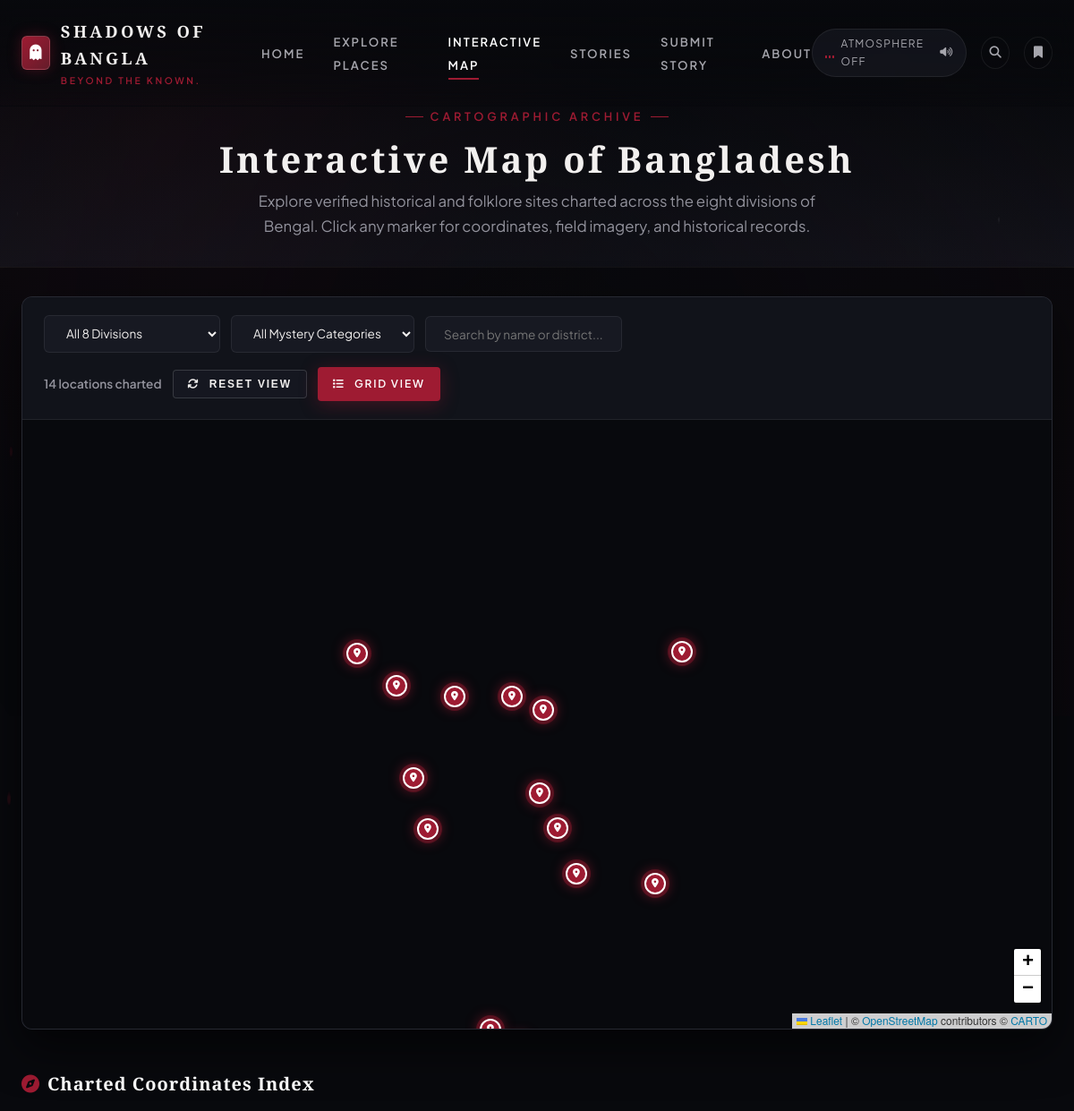
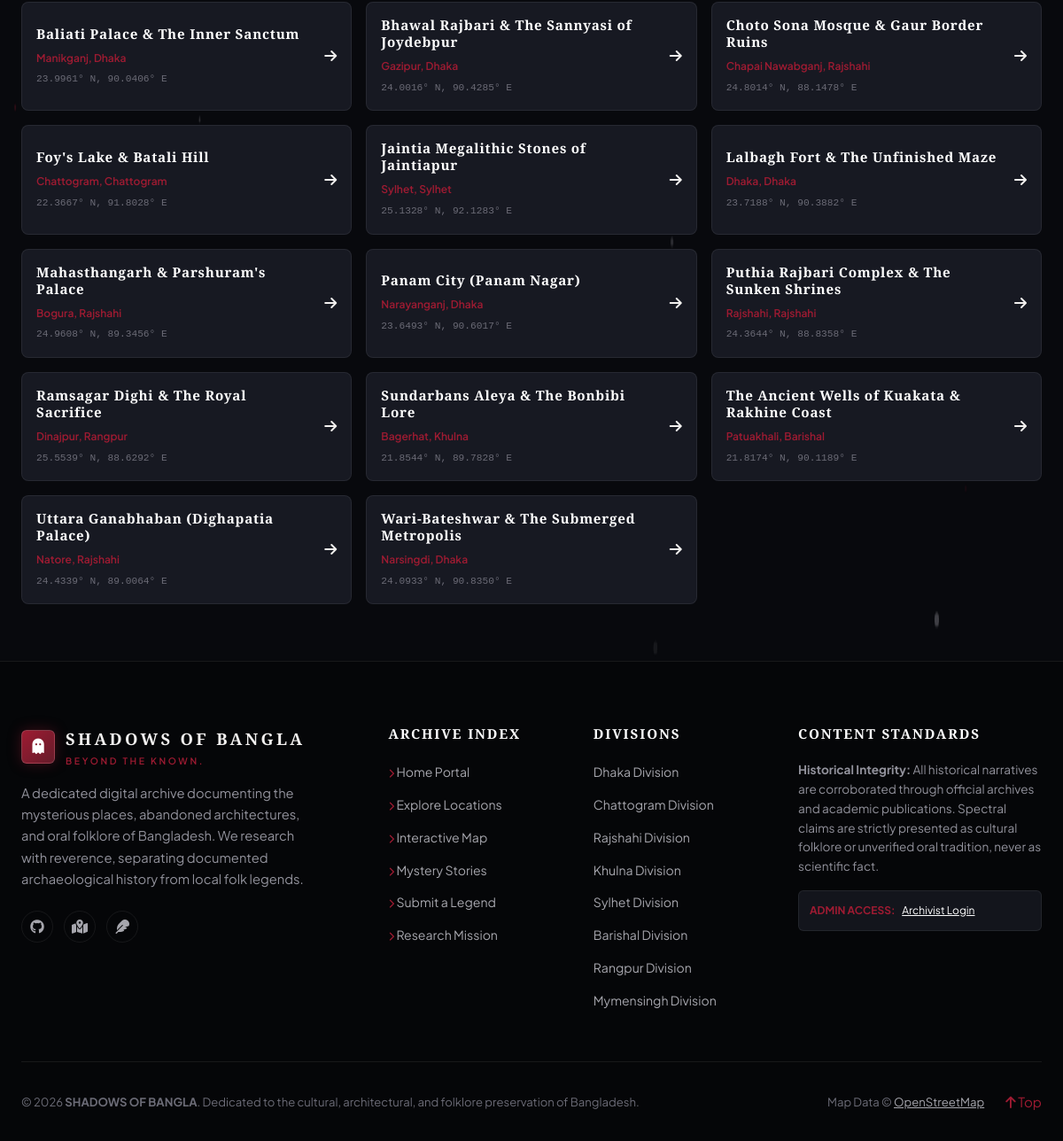
/map.php, run on the app's committed database (2 pictures, top to bottom).
### tables this page shows
CREATE TABLE `places` (
  `id` INT UNSIGNED NOT NULL AUTO_INCREMENT,
  `name` VARCHAR(150) NOT NULL,
  `slug` VARCHAR(160) NOT NULL UNIQUE,
  `summary` VARCHAR(350) NOT NULL,
  `description` TEXT NOT NULL,
  `division` VARCHAR(50) NOT NULL,
  `district` VARCHAR(50) NOT NULL,
  `address` VARCHAR(255) DEFAULT NULL,
  `latitude` DECIMAL(10, 7) NOT NULL,
  `longitude` DECIMAL(10, 7) NOT NULL,
  `cover_image` VARCHAR(255) NOT NULL,
  `historical_background` LONGTEXT NOT NULL,
  `local_legends` LONGTEXT NOT NULL,
  `paranormal_claims` LONGTEXT DEFAULT NULL,
  `why_mysterious` LONGTEXT DEFAULT NULL,
  `category_id` INT UNSIGNED NOT NULL,
  `verification_status` ENUM('VERIFIED HISTORY', 'LOCAL FOLKLORE', 'UNVERIFIED LEGEND') NOT NULL DEFAULT 'LOCAL FOLKLORE',
  `sources` TEXT DEFAULT NULL,
  `is_featured` TINYINT(1) NOT NULL DEFAULT 0,
  `views_count` INT UNSIGNED NOT NULL DEFAULT 0,
  `created_at` TIMESTAMP NOT NULL DEFAULT CURRENT_TIMESTAMP,
  `updated_at` TIMESTAMP NOT NULL DEFAULT CURRENT_TIMESTAMP ON UPDATE CURRENT_TIMESTAMP,
  PRIMARY KEY (`id`),
  INDEX `idx_division` (`division`),
  INDEX `idx_district` (`district`),
  INDEX `idx_category` (`category_id`),
  INDEX `idx_featured` (`is_featured`),
  CONSTRAINT `fk_places_category` FOREIGN KEY (`category_id`) REFERENCES `categories` (`id`) ON DELETE RESTRICT ON UPDATE CASCADE
);

### includes/functions.php (called while the page is built, shortened)
<?php
function e(?string $data): string {
    return htmlspecialchars((string)($data ?? ''), ENT_QUOTES, 'UTF-8');
}

### map.php (the view, shortened to what this page needs)
<?php
require_once __DIR__ . '/includes/functions.php';
$pdo = get_db_connection();
if ($pdo) {
    try {
        $stmt = $pdo->query("SELECT p.id, p.name, p.slug, p.summary, p.division, p.district, p.latitude, p.longitude, p.cover_image, p.verification_status, c.name as category_name, c.slug as category_slug, c.icon as category_icon
                             FROM places p
                             JOIN categories c ON p.category_id = c.id
                             ORDER BY p.name ASC");
        $places = $stmt->fetchAll();
    } catch (PDOException $e) {
        error_log('Map places query error: ' . $e->getMessage());
    }
}
?>
<?php require_once __DIR__ . '/includes/header.php'; ?>
<section style="padding: 7rem 0 2rem; background: linear-gradient(180deg, #050608 0%, #11131a 100%); border-bottom: 1px solid var(--border-subtle);">
    <div class="container text-center">
        <span class="section-subtitle">Cartographic Archive</span>
        <h1 class="section-title" style="font-size: 2.5rem; margin-bottom: 0.5rem;">Interactive Map of Bangladesh</h1>
        <p class="section-description">
            Explore verified historical and folklore sites charted across the eight divisions of Bengal. Click any marker for coordinates, field imagery, and historical records.
        </p>
    </div>
</section>
<section style="padding: 2rem 0 4rem;">
    <div class="container">
        <div class="map-container-box">
            <div class="map-toolbar">
                <div class="map-filters">
                    <select id="map-filter-division" class="map-select">
                        <option value="">All 8 Divisions</option>
                    </select>
                    <select id="map-filter-category" class="map-select">
                        <option value="">All Mystery Categories</option>
                    </select>
                    <input type="text" id="map-search-input" class="map-select" placeholder="Search by name or district..." style="min-width: 220px;">
                </div>
                <div style="display: flex; gap: 0.75rem; align-items: center; flex-wrap: wrap;">
                    <span id="map-markers-count" style="font-size: 0.85rem; color: var(--text-secondary); font-weight: 600;">
                        <?= count($places) ?> locations charted
                    </span>
                    <button id="map-reset-btn" class="btn btn-secondary btn-sm" title="Center on Bangladesh">
                        <i class="fa-solid fa-arrows-rotate"></i> Reset View
                    </button>
                    <a href="explore.php" class="btn btn-primary btn-sm">
                        <i class="fa-solid fa-list"></i> Grid View
                    </a>
                </div>
            </div>
            <div id="bangladesh-map" style="height: 680px;"></div>
        </div>
        <div style="margin-top: 3rem;">
            <h3 style="font-size: 1.25rem; font-family: var(--font-serif); margin-bottom: 1.25rem; color: #fff; display: flex; align-items: center; gap: 0.5rem;">
                <i class="fa-solid fa-compass" style="color: var(--accent-red);"></i> Charted Coordinates Index
            </h3>
            <div style="display: grid; grid-template-columns: repeat(auto-fill, minmax(280px, 1fr)); gap: 1rem;">
                <?php foreach ($places as $place): ?>
                    <div style="background: var(--bg-card); border: 1px solid var(--border-subtle); border-radius: 8px; padding: 1rem; display: flex; align-items: center; justify-content: space-between; gap: 1rem;">
                        <div>
                            <h4 style="font-size: 0.95rem; font-family: var(--font-serif); margin-bottom: 0.2rem;">
                                <a href="place.php?slug=<?= e($place['slug']) ?>" style="color: #fff;"><?= e($place['name']) ?></a>
                            </h4>
                            <span style="font-size: 0.75rem; color: var(--accent-red); font-weight: 600;">
                                <?= e($place['district']) ?>, <?= e($place['division']) ?>
                            </span>
                            <div style="font-size: 0.7rem; color: var(--text-muted); margin-top: 0.2rem; font-family: monospace;">
                                <?= number_format($place['latitude'], 4) ?>° N, <?= number_format($place['longitude'], 4) ?>° E
                            </div>
                        </div>
                        <a href="place.php?slug=<?= e($place['slug']) ?>" class="btn-icon" title="View Dossier">
                            <i class="fa-solid fa-arrow-right"></i>
                        </a>
                    </div>
                <?php endforeach; ?>
            </div>
        </div>
    </div>
</section>
<?php require_once __DIR__ . '/includes/footer.php'; ?>

### assets/css/style.css (style rules this page uses)
:root { --bg-primary: #08090D; --bg-secondary: #11131A; --bg-card: #171922; --bg-card-hover: #1E212D; --accent-red: #9E1B32; --accent-crimson: #651C2A; --accent-glow: rgba(158, 27, 50, 0.35); --fog-grey: #A6A6AD; --text-main: #F2F0EF; --text-secondary: #92929C; --text-muted: #6B6B76; --border-subtle: rgba(255, 255, 255, 0.07); --border-accent: rgba(158, 27, 50, 0.4); --glass-bg: rgba(23, 25, 34, 0.85); --font-serif: 'Cinzel', Georgia, serif; --font-sans: 'Plus Jakarta Sans', -apple-system, BlinkMacSystemFont, 'Segoe UI', Roboto, sans-serif; --transition-smooth: all 0.35s cubic-bezier(0.16, 1, 0.3, 1); --container-width: 1280px; }
*, *::before, *::after { box-sizing: border-box; margin: 0; padding: 0; }
html { scroll-behavior: smooth; font-size: 16px; background-color: var(--bg-primary); color: var(--text-main); text-rendering: optimizeLegibility; -webkit-font-smoothing: antialiased; }
body { font-family: var(--font-sans); background-color: var(--bg-primary); color: var(--text-main); line-height: 1.65; overflow-x: hidden; position: relative; min-height: 100vh; }
h1, h2, h3, h4, h5, h6 { font-family: var(--font-serif); color: var(--text-main); letter-spacing: 0.05em; font-weight: 700; line-height: 1.25; }
p { color: var(--text-secondary); font-size: 1rem; }
a { color: inherit; text-decoration: none; transition: var(--transition-smooth); }
.container { width: 100%; max-width: var(--container-width); margin: 0 auto; padding: 0 1.5rem; position: relative; z-index: 10; }
.text-center { text-align: center; }
.section-subtitle { font-size: 0.8rem; text-transform: uppercase; letter-spacing: 0.3em; color: var(--accent-red); margin-bottom: 0.75rem; font-weight: 600; display: inline-flex; align-items: center; gap: 0.5rem; }
.section-subtitle::before, .section-subtitle::after { content: ''; display: inline-block; width: 20px; height: 1px; background: var(--accent-red); }
.section-title { font-size: 2.25rem; letter-spacing: 0.08em; color: var(--text-main); margin-bottom: 1rem; }
.section-description { max-width: 650px; margin: 0 auto; color: var(--text-secondary); font-size: 1.05rem; }
.btn { display: inline-flex; align-items: center; justify-content: center; gap: 0.65rem; padding: 0.85rem 1.85rem; font-size: 0.85rem; font-weight: 600; text-transform: uppercase; letter-spacing: 0.15em; border-radius: 4px; cursor: pointer; transition: var(--transition-smooth); border: 1px solid transparent; position: relative; overflow: hidden; }
.btn-primary { background: var(--accent-red); color: #fff; box-shadow: 0 4px 20px rgba(158, 27, 50, 0.35); }
.btn-secondary { background: rgba(23, 25, 34, 0.8); border: 1px solid rgba(255, 255, 255, 0.15); color: var(--text-main); backdrop-filter: blur(8px); }
.btn-sm { padding: 0.5rem 1rem; font-size: 0.75rem; }
.map-container-box { background: var(--bg-card); border: 1px solid var(--border-subtle); border-radius: 12px; overflow: hidden; box-shadow: 0 20px 50px rgba(0, 0, 0, 0.6); position: relative; }
#bangladesh-map, #place-mini-map { width: 100%; height: 600px; background: #08090D; z-index: 10; }
.map-toolbar { padding: 1.25rem 1.5rem; background: var(--bg-secondary); border-bottom: 1px solid var(--border-subtle); display: flex; align-items: center; justify-content: space-between; gap: 1rem; flex-wrap: wrap; }
.map-filters { display: flex; align-items: center; gap: 0.75rem; flex-wrap: wrap; }
.map-select, .form-control { background: var(--bg-card); border: 1px solid var(--border-subtle); color: var(--text-main); padding: 0.65rem 1.25rem; border-radius: 6px; font-size: 0.85rem; outline: none; transition: var(--transition-smooth); font-family: inherit; }

### data on the page
places: name "Baliati Palace & The Inner Sanctum", district "Manikganj", division "Dhaka", latitude "23.9961", longitude "90.0406"
places: name "Bhawal Rajbari & The Sannyasi of Joydebpur", district "Gazipur", division "Dhaka", latitude "24.0016", longitude "90.4285"
places: name "Choto Sona Mosque & Gaur Border Ruins", district "Chapai Nawabganj", division "Rajshahi", latitude "24.8014", longitude "88.1478"
places: name "Foy's Lake & Batali Hill", district "Chattogram", division "Chattogram", latitude "22.3667", longitude "91.8028"
places: name "Jaintia Megalithic Stones of Jaintiapur", district "Sylhet", division "Sylhet", latitude "25.1328", longitude "92.1283"
places: name "Lalbagh Fort & The Unfinished Maze", district "Dhaka", division "Dhaka", latitude "23.7188", longitude "90.3882"
places: name "Mahasthangarh & Parshuram's Palace", district "Bogura", division "Rajshahi", latitude "24.9608", longitude "89.3456"
places: name "Panam City (Panam Nagar)", district "Narayanganj", division "Dhaka", latitude "23.6493", longitude "90.6017"
places: name "Puthia Rajbari Complex & The Sunken Shrines", district "Rajshahi", division "Rajshahi", latitude "24.3644", longitude "88.8358"
places: name "Ramsagar Dighi & The Royal Sacrifice", district "Dinajpur", division "Rangpur", latitude "25.5539", longitude "88.6292"
places: name "Sundarbans Aleya & The Bonbibi Lore", district "Bagerhat", division "Khulna", latitude "21.8544", longitude "89.7828"
places: name "The Ancient Wells of Kuakata & Rakhine Coast", district "Patuakhali", division "Barishal", latitude "21.8174", longitude "90.1189"
places: name "Uttara Ganabhaban (Dighapatia Palace)", district "Natore", division "Rajshahi", latitude "24.4339", longitude "89.0064"
places: name "Wari-Bateshwar & The Submerged Metropolis", district "Narsingdi", division "Dhaka", latitude "24.0933", longitude "90.8350"

### other printed values
count($places) "14"
